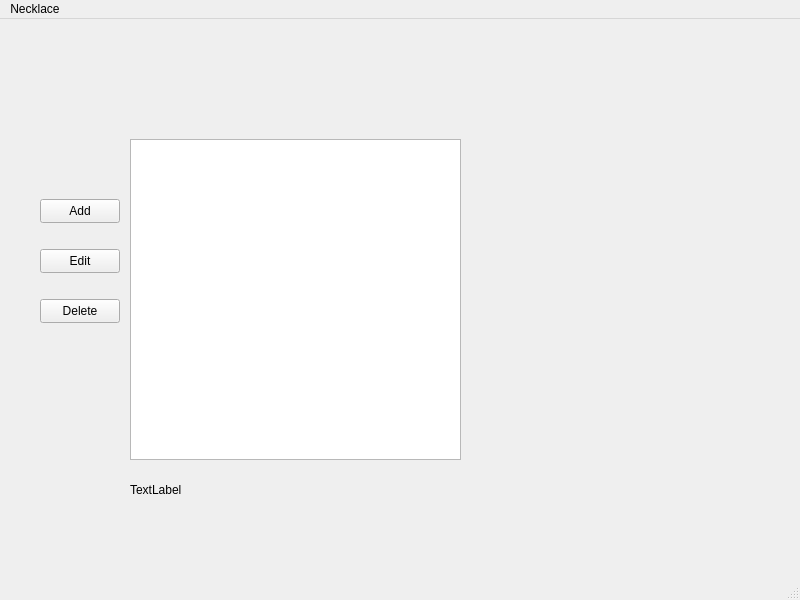
<?xml version="1.0" encoding="UTF-8"?>
<ui version="4.0">
 <class>MainWindow</class>
 <widget class="QMainWindow" name="MainWindow">
  <property name="geometry">
   <rect>
    <x>0</x>
    <y>0</y>
    <width>800</width>
    <height>600</height>
   </rect>
  </property>
  <property name="windowTitle">
   <string>MainWindow</string>
  </property>
  <widget class="QWidget" name="centralwidget">
   <widget class="QPushButton" name="addButton">
    <property name="geometry">
     <rect>
      <x>40</x>
      <y>180</y>
      <width>80</width>
      <height>24</height>
     </rect>
    </property>
    <property name="text">
     <string>Add</string>
    </property>
   </widget>
   <widget class="QPushButton" name="editButton">
    <property name="geometry">
     <rect>
      <x>40</x>
      <y>230</y>
      <width>80</width>
      <height>24</height>
     </rect>
    </property>
    <property name="text">
     <string>Edit</string>
    </property>
   </widget>
   <widget class="QPushButton" name="deleteButton">
    <property name="geometry">
     <rect>
      <x>40</x>
      <y>280</y>
      <width>80</width>
      <height>24</height>
     </rect>
    </property>
    <property name="text">
     <string>Delete</string>
    </property>
   </widget>
   <widget class="QLabel" name="label">
    <property name="geometry">
     <rect>
      <x>130</x>
      <y>450</y>
      <width>431</width>
      <height>41</height>
     </rect>
    </property>
    <property name="text">
     <string>TextLabel</string>
    </property>
   </widget>
   <widget class="QListWidget" name="list">
    <property name="geometry">
     <rect>
      <x>130</x>
      <y>120</y>
      <width>331</width>
      <height>321</height>
     </rect>
    </property>
   </widget>
  </widget>
  <widget class="QMenuBar" name="menubar">
   <property name="geometry">
    <rect>
     <x>0</x>
     <y>0</y>
     <width>800</width>
     <height>21</height>
    </rect>
   </property>
   <widget class="QMenu" name="menuNecklace">
    <property name="title">
     <string>Necklace</string>
    </property>
   </widget>
   <addaction name="menuNecklace"/>
  </widget>
  <widget class="QStatusBar" name="statusbar"/>
 </widget>
 <resources/>
 <connections/>
</ui>
